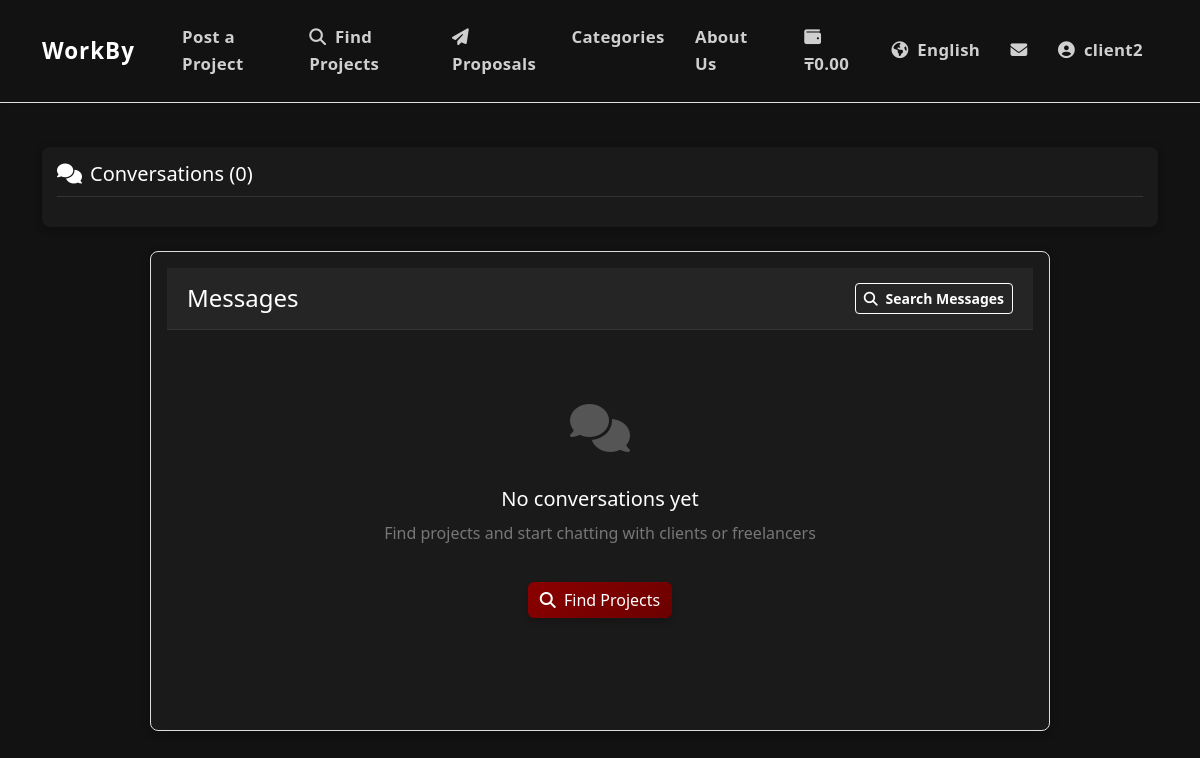
/en/chat/ (signed in), run on an earlier commit of the app's database.
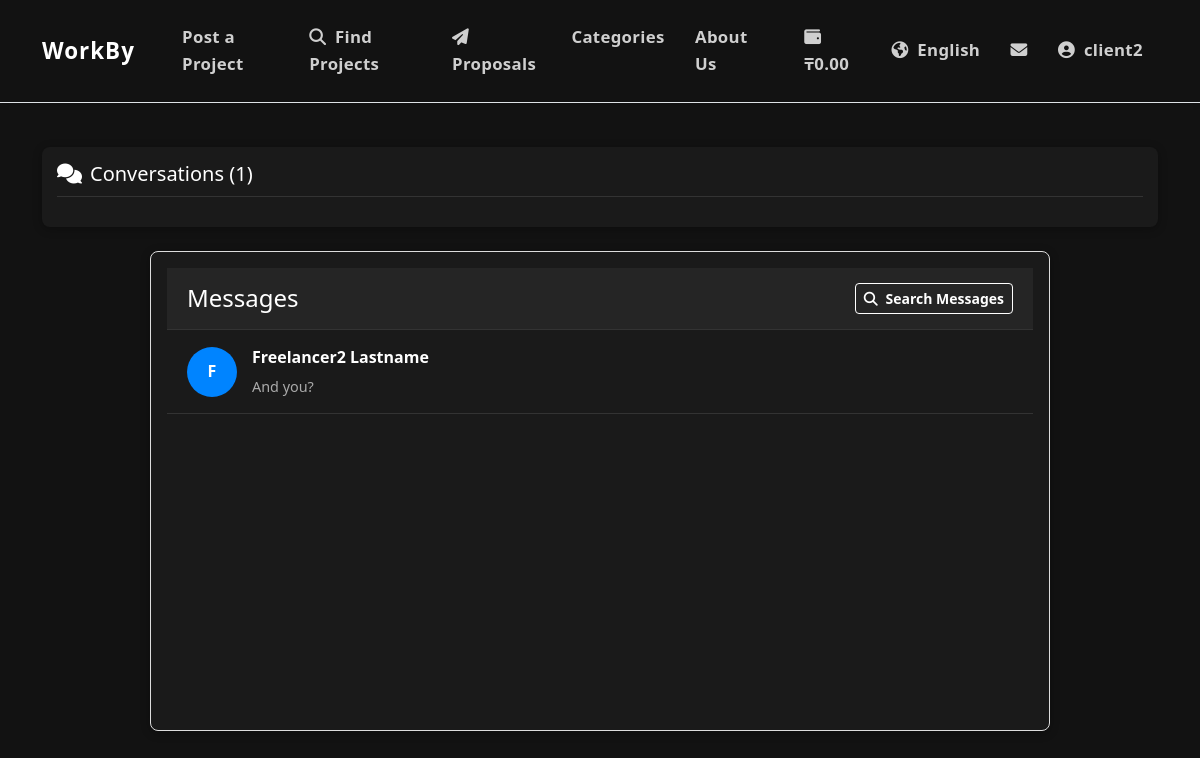
And on a later commit of the database.
### chat/models.py (models this page shows, shortened)
class Conversation(models.Model):
    participants = models.ManyToManyField(
        settings.AUTH_USER_MODEL,
        related_name='conversations',
        verbose_name=_('Participants')
    )
    created_at = models.DateTimeField(_('Created At'), auto_now_add=True)
    updated_at = models.DateTimeField(_('Updated At'), auto_now=True)
    related_project = models.ForeignKey(
        'jobs.Project',
        on_delete=models.SET_NULL,
        related_name='conversations',
        null=True,
        blank=True,
        verbose_name=_('Related Project')
    )
    related_contract = models.ForeignKey(
        'jobs.Contract',
        on_delete=models.SET_NULL,
        related_name='conversations',
        null=True,
        blank=True,
        verbose_name=_('Related Contract')
    )
    class Meta:
        verbose_name = _('Conversation')
        verbose_name_plural = _('Conversations')
        ordering = ['-updated_at']
    def get_other_participant(self, user):
        other = self.participants.exclude(id=user.id).first()
        if other is None and self.participants.count() == 1:
            return None
        return other

class Message(models.Model):
    conversation = models.ForeignKey(
        Conversation,
        on_delete=models.CASCADE,
        related_name='messages',
        verbose_name=_('Conversation')
    )
    sender = models.ForeignKey(
        settings.AUTH_USER_MODEL,
        on_delete=models.CASCADE,
        related_name='sent_messages',
        verbose_name=_('Sender')
    )
    content = models.TextField(_('Content'))
    attachment = models.FileField(_('Attachment'), upload_to='chat_attachments/', null=True, blank=True)
    created_at = models.DateTimeField(_('Created At'), auto_now_add=True)
    is_read = models.BooleanField(_('Read'), default=False)
    class Meta:
        verbose_name = _('Message')
        verbose_name_plural = _('Messages')
        ordering = ['created_at']

### accounts/models.py (models this page shows, shortened)
class User(AbstractUser):
    USER_TYPE_CHOICES = (
        ('client', _('Client')),
        ('freelancer', _('Freelancer')),
    )
    LANGUAGE_CHOICES = (
        ('en', _('English')),
        ('ru', _('Russian')),
        ('kk', _('Kazakh')),
    )
    user_type = models.CharField(_('User Type'), max_length=10, choices=USER_TYPE_CHOICES, default='client')
    bio = models.TextField(_('Biography'), blank=True)
    avatar = models.ImageField(_('Avatar'), upload_to='avatars/', blank=True, null=True)
    phone_number = models.CharField(_('Phone Number'), max_length=15, blank=True)
    preferred_language = models.CharField(_('Preferred Language'), max_length=2, choices=LANGUAGE_CHOICES, default='en')
    dark_mode = models.BooleanField(_('Dark Mode'), default=False)
    skills = models.TextField(_('Skills'), blank=True)
    hourly_rate = models.DecimalField(_('Hourly Rate'), max_digits=10, decimal_places=2, null=True, blank=True)
    company_name = models.CharField(_('Company Name'), max_length=100, blank=True)
    def get_full_name(self):
        if self.first_name or self.last_name:
            return f"{self.first_name} {self.last_name}".strip()
        return self.username
    @property
    def is_client(self):
        return self.user_type == 'client'
    @property
    def is_freelancer(self):
        return self.user_type == 'freelancer'

### chat/views.py (the view)
# urls.py: path('', views.inbox_view, name='inbox'),
@login_required
def inbox_view(request):
    conversations = Conversation.objects.filter(
        participants=request.user
    ).prefetch_related('participants').distinct()
    conversations_list = []
    for conv in conversations:
        other_participant = conv.get_other_participant(request.user)
        unread_count = Message.objects.filter(
            conversation=conv,
            is_read=False
        ).exclude(sender=request.user).count()
        last_message = Message.objects.filter(
            conversation=conv
        ).order_by('-created_at').first()
        conversations_list.append({
            'conversation': conv,
            'other_participant': other_participant,
            'unread_count': unread_count,
            'last_message': last_message,
            'updated_at': conv.updated_at,
        })
    conversations_list = sorted(
        conversations_list,
        key=lambda x: (not x['unread_count'], -x['updated_at'].timestamp())
    )
    context = {
        'conversations': conversations_list,
    }
    return render(request, 'chat/inbox.html', context)

### jobs/context_processors.py (called while the page is built)
def contracts_processor(request):
    context = {
        'has_contracts': False,
    }
    if request.user.is_authenticated:
        contracts_exist = Contract.objects.filter(
            models.Q(client=request.user) | models.Q(freelancer=request.user)
        ).exists()
        context['has_contracts'] = contracts_exist
    return context

### payments/context_processors.py (called while the page is built)
def wallet_balance(request):
    if request.user.is_authenticated:
        wallet, _ = Wallet.objects.get_or_create(user=request.user)
        return {'user_balance': wallet.balance}
    return {'user_balance': None}

### templates/chat/inbox.html (shortened to what this page needs)
{% extends 'base.html' %}
{% load i18n %}
{% load static %}
{% block full_content %}
{% include 'includes/header.html' %}
<div class="container py-4">
    <div class="conversations-summary mb-4">
        <h5><i class="fas fa-comments me-2"></i>{% trans "Conversations" %} ({{ conversations|length }})</h5>
    </div>
    <div class="chat-container">
        <div class="chat-header">
            <h4>{% trans "Messages" %}</h4>
            <a href="#" class="btn btn-sm btn-outline-light">
                <i class="fas fa-search me-1"></i> {% trans "Search Messages" %}
            </a>
        </div>
        <div class="chat-list">
            {% for item in conversations %}
                <a href="{% url 'chat:conversation_detail' conversation_id=item.conversation.pk %}" class="chat-item">
                    <div class="avatar">
                        {% if item.other_participant.avatar %}
                            <img src="{{ item.other_participant.avatar.url }}" alt="{{ item.other_participant.get_full_name }}">
                        {% else %}
                            {{ item.other_participant.get_full_name|slice:":1" }}
                        {% endif %}
                    </div>
                    <div class="chat-content">
                        <div class="chat-name">{{ item.other_participant.get_full_name }}</div>
                        <div class="chat-preview">
                            {% if item.last_message %}
                                {{ item.last_message.content|truncatechars:50 }}
                            {% else %}
                                <em>{% trans "No messages yet" %}</em>
                            {% endif %}
                        </div>
                    </div>
                </a>
            {% empty %}
                <div class="empty-state">
                    <div class="empty-icon">
                        <i class="fas fa-comments"></i>
                    </div>
                    <h5 class="text-white">{% trans "No conversations yet" %}</h5>
                    <p>{% trans "Find projects and start chatting with clients or freelancers" %}</p>
                    <a href="{% url 'jobs:project_list' %}" class="btn btn-primary mt-3">
                        <i class="fas fa-search me-1"></i> {% trans "Find Projects" %}
                    </a>
                </div>
            {% endfor %}
        </div>
    </div>
</div>
{% endblock %}

What changed in the data, as far as the page shows it:
added Conversation: other_participant.get_full_name "F", other_participant.get_full_name "Freelancer2 Lastname", last_message.content "And you?"
Also different on the page:
{{ conversations|length }}: "0" → "1"
text no longer shown: "No conversations yet Find projects and start chatting with clients or freelancers Find Projects"
